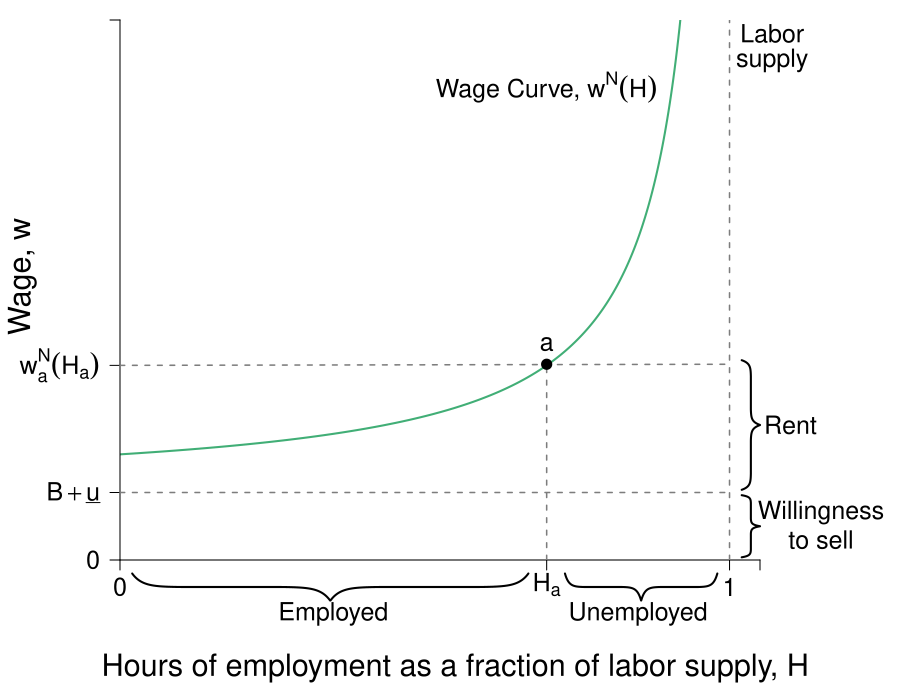

The script that saved this image:
require(shape)
require(plotrix)
library(pBrackets)
pdf(file = "employment/employment_wage_macro.pdf", width = 9, height = 7)

#Set parameters for graphics
axislabelsize <- 1.8
labelsize <- 1.5
namesize <- 1.8
annotatesize <- 1.5
graphlinewidth <- 2
segmentlinewidth <- 1.5

COL <- c("#7fc97f", "#beaed4", "#fdc086", "#ffff99", "#386cb0", "#f0027f", "#bf5b17", "#666666")
COLA <- c("#e0f3db", "#99d8c9","#66c2a4","#41ae76", "#238b45", "#005824")
COLB <- c("#c6dbef", "#4eb3d3", "#2b8cbe", "#0868ac","#084081")
COLC <- c("#fcfbfd", "#efedf5", "#dadaeb", "#bcbddc", "#9e9ac8", "#807dba", "#6a51a3", "#54278f", "#3f007d")
grays <- gray.colors(25, start = 1, end = 0)

WageFn <- function(h, ubar = 3, B = 2, t = 0.515) {
  B + ubar + ubar*(1 - t )/(t*(1 - h))
}

# WageFn <- function(h, ubar = 3, B = 2, t = 0.8) {
#   B + ubar + (ubar - ubar*t +  ubar*t*h )/(t*(1 - h))
# }

par(mar =  c(7, 6, 1, 7))

xlims <- c(0, 1.05)
ylims <- c(0, 40)

plot(0, 0, xlim = xlims, ylim = ylims, type = "n",
     xlab = expression(paste("")),
     ylab = expression(paste("")),
     xaxt = "n", 
     yaxt = "n",
     cex.lab = axislabelsize, 
     bty = "n", 
     xaxs="i", 
     yaxs="i")

npts <- 500 
npts2 <- 501
#Specify the sequences of points for graphing. 
xx1 <- seq(xlims[1], 1, length.out = npts)
xx2 <- seq(xlims[1], xlims[2], length.out = npts)
xx3 <- seq(xlims[1], xlims[2], length.out = npts2)
xx4 <- seq(xlims[1], 25, length.out = npts2)

#Draw the lines for the graphs
lines(xx1, WageFn(xx1), col = COLA[4], lwd = graphlinewidth)
#lines(xx2, solowCondition(xx2, delta = 5), col = COL[3], lwd = 4)
#lines(xx2, solowInfeas(xx2, delta = 5), col = COL[1], lwd = 4, lty = 2)

#Customize ticks and labels for the plot
ticksy <- c(0, 5, WageFn(h = 0.7), 40)
ylabels <- c(0, expression(paste(B+underline(u))), expression(paste(w[a]^N*(H[a]))), NA)
ticksx <- c(0, 0.7, 1, xlims[2])
xlabels <- c(0, expression(paste(H[a])), 1.0, NA)
axis(1, at = ticksx, pos = 0, labels = xlabels, cex.axis = labelsize)
axis(2, at = ticksy, pos = 0, labels = ylabels, las = 1,cex.axis = labelsize)

#Axis labels
text(-.16,  1 + 0.5*ylims[2], expression(paste("Wage, ", w)), cex = axislabelsize, xpd = TRUE, srt = 90)
text(0.55, -8, expression(paste("Hours of employment as a fraction of labor supply, ", H)), cex = axislabelsize,  xpd =TRUE)

#Annotation of the  graphs
text(0.7, 35, expression(paste("Wage Curve, ", w^N,(H))), cex = labelsize)
segments(0, 5, 1, 5, lty = 2, lwd = segmentlinewidth, col = grays[20])


#Labor supply
segments(1, 0, 1, 42, lty = 2, lwd = segmentlinewidth, col = grays[20])
text(1.07, 39, expression(paste("Labor")), cex = labelsize, xpd = TRUE)
text(1.07, 37, expression(paste("supply")), cex = labelsize, xpd = TRUE)

segments(0.7, 0, 0.7, 14.5, lty = 2, lwd = segmentlinewidth, col = grays[20])
segments(0, WageFn(0.7), 1, 14.5, lty = 2, lwd = segmentlinewidth, col = grays[20])
points(0.7, 14.5, pch = 16, col = "black", cex = 1.5)
text(0.7, 14.5 + 1.5, expression(paste(a)), cex = labelsize)


#Labels
text(0.35, -4, expression(paste("Employed")), cex = labelsize,  xpd =TRUE)
text(0.85, -4, expression(paste("Unemployed")), cex = labelsize,  xpd =TRUE)

text(1.1, 10, expression(paste("Rent")), cex = labelsize,  xpd =TRUE)
text(1.15, 3.5, expression(paste("Willingness")), cex = labelsize,  xpd =TRUE)
text(1.15, 1.5, expression(paste("to sell")), cex = labelsize,  xpd =TRUE)

#Arrows
# Arrows(0.55, 7, 0.55, 9, col = "black", lty = 1, lwd = 2, arr.type = "triangle")
# Arrows(0.55, 7, 0.55, 6, col = "black", lty = 1, lwd = 2, arr.type = "triangle")


#Brackets
#Employed
brackets(x1 = 0.67, y1 = -1, x2 = 0.02, y2 = -1,  
         ticks = 0.5, curvature = 0.5, type = 1, 
         col = "black", lwd = 2, h = 2,
         lty = 1, xpd = TRUE)
#Unemployed
brackets(x1 = 0.98, y1 = -1, x2 = 0.73, y2 = -1,  
         ticks = 0.5, curvature = 0.5, type = 1, 
         col = "black", lwd = 2, h = 2,
         lty = 1, xpd = TRUE)
#Rent
brackets(x1 = 1.02, y1 = 14.8, x2 = 1.02, y2 = 5.2,  
         ticks = 0.5, curvature = 0.5, type = 1, 
         col = "black", lwd = 2, h = 0.03,
         lty = 1, xpd = TRUE)

#Willingness to sell
brackets(x1 = 1.02, y1 = 4.8, x2 = 1.02, y2 = 0.2,  
         ticks = 0.5, curvature = 0.5, type = 1, 
         col = "black", lwd = 2, h = 0.03,
         lty = 1, xpd = TRUE)


#Line for the absolute maximum quality
#segments(1, 0, 1, 42, lty = 2, lwd = 3, col = "darkgray")
#segments(0.75, 0, 0.75, 20, lty = 2, lwd = 2, col = "darkgray")

#Arrow to Slope of BRF
#Arrows(0.5, 13, 0.58, 13, col = "black", lty = 1, lwd = 2, arr.type = "triangle")
#text(0.35, 13, expression(paste("Slope = " - u[q], " = ", frac(delta, (1 - q)^2))))


#Arrows(0.8, 15, 0.8, 19, col = "black", lty = 1, lwd = 2, arr.type = "triangle")
#Arrows(0.8, 15, 0.8, 6, col = "black", lty = 1, lwd = 2, arr.type = "triangle")
#text(0.92, 12.5, expression(paste("Employment Rent")))

#Text to indicate delta = 5
#text(0.2, 38, expression(paste("Wage Function")))
#text(0.2, 36, expression(paste("set to ", delta, " = 5")))


#Zero profit condition 
#segments(0, 20, 0.75, 20, lty = 1, lwd = 2, col = "darkgray")
#segments(0.75, 20, 1.2, 20, lty = 2, lwd = 2, col = "darkgray")

#Unemployment benefits & a
#segments(0, 5, 1.2, 5, lty = 2, lwd = 2, col = grays[20])
#segments(0, 2.5, 1.2, 2.5, lty = 2, lwd = 2, col = grays[20])

#Zero profit condition
#text(1.02, 21, expression(paste("Zero profit condition, ", w == w[0])))
#text(0.95, 6, expression(paste(B + underline(u)[t], " (opportunity cost of work)")),cex = labelsize,xpd =TRUE)
#text(0.95, 3.5, expression(paste(B, " (unemployment benefits)")),cex = labelsize, xpd =TRUE)
#text(1.08, 36, expression(paste("level of")))
#text(1.08, 34, expression(paste("employment, ", bar(H))))


dev.off()
